Frame 1 (no input): blank canvas, image omitted
Frame 60 (no input): blank canvas, image omitted
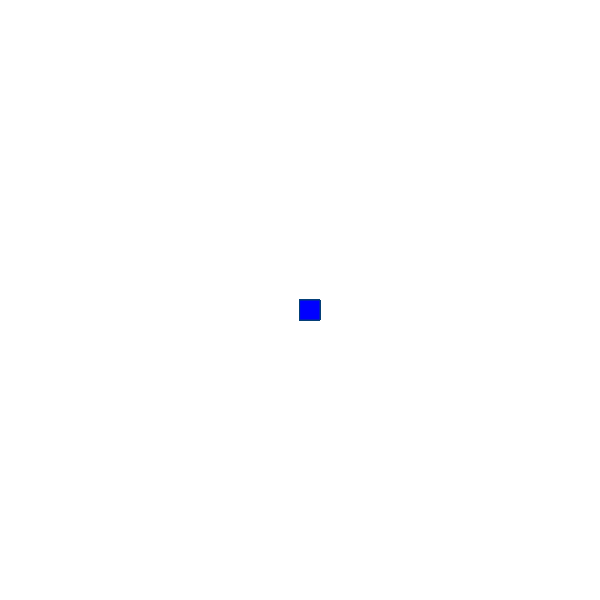
Frame 120 (the mouse pressed at the canvas centre since frame 60)

The p5.js sketch whose frames 1 and 60 were blank and that drew this single picture after the mouse press (run headless with seeded random() and noise() and a simulated clock; from frame 60 on, the mouse is pressed at the canvas centre):

// p5.js sketch
// ── sketch.js
function setup() {
    createCanvas(600, 600);
    background("white");
  }
  
  function draw() {
    
  
    stroke("#044178");
    fill("blue");
  
    // console.log(mouseIsPressed);
    
    if (mouseIsPressed) {
      rect(mouseX, mouseY, 20, 20);
    }
  }
